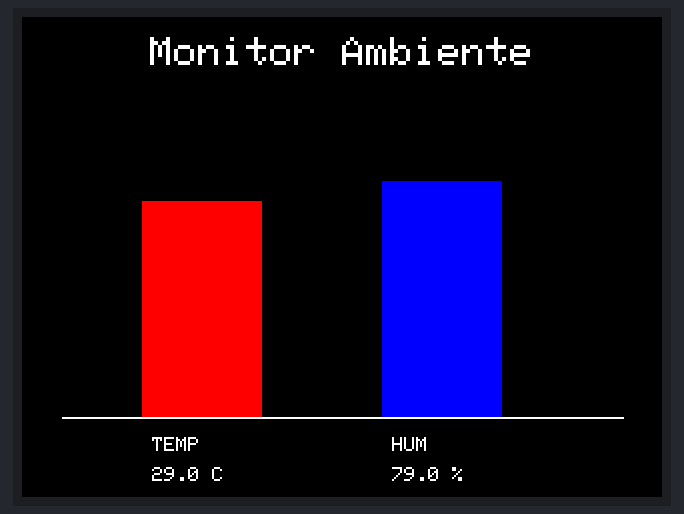
A program run on a simulated Seeed Wio Terminal. Parts: 320×240 colour display. Random numbers use the default seed unless the program sets one.

Above: at 0.3 s.
At 4.4 s:
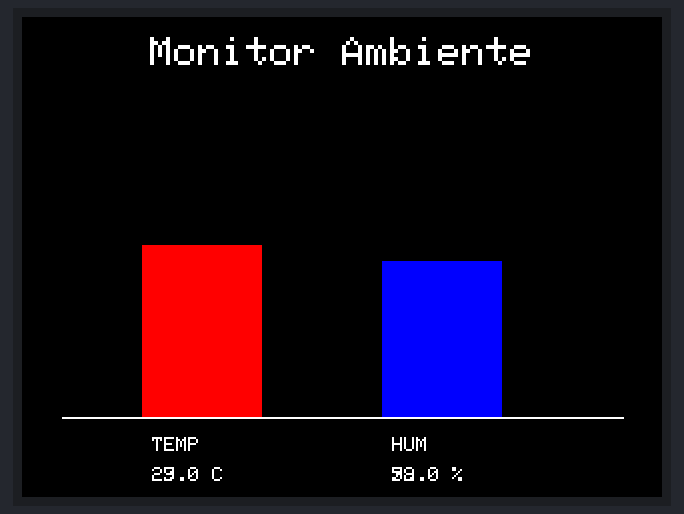
At 8.4 s:
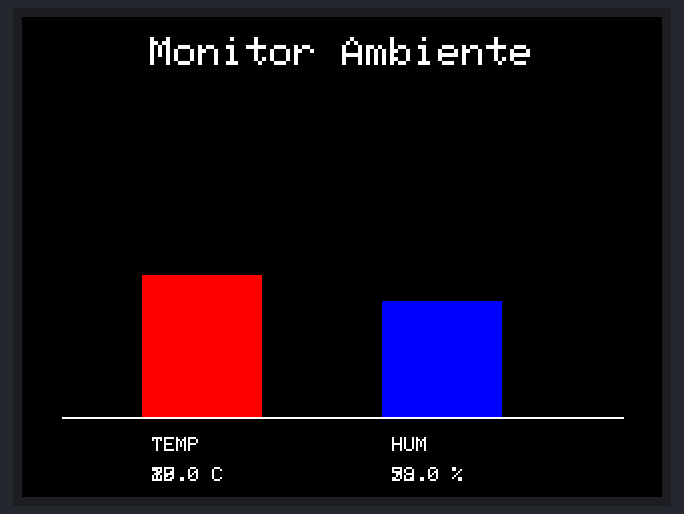
At 18.6 s:
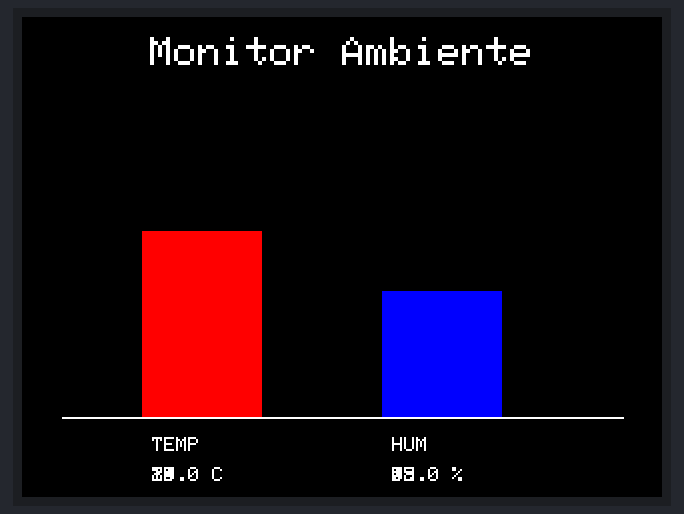
At 26.7 s:
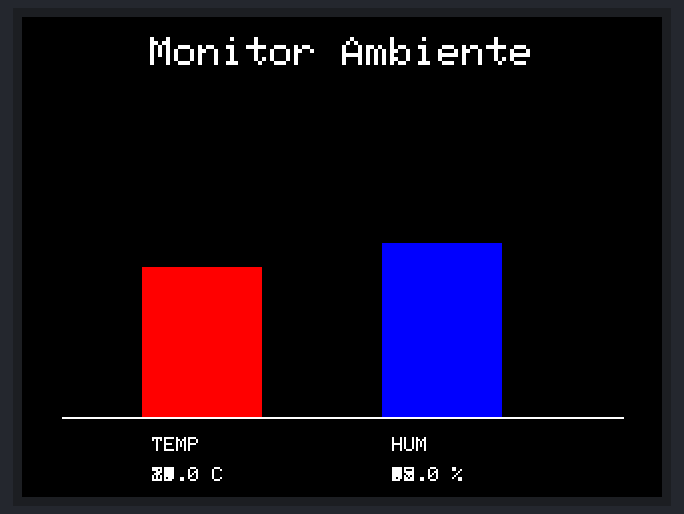
At 36.8 s:
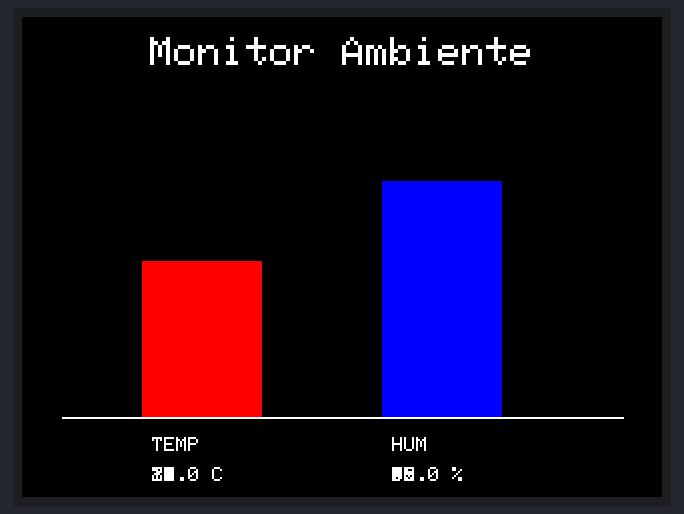

The program:

main.cpp
```cpp
#include <Arduino.h>
#include"TFT_eSPI.h"

TFT_eSPI tft;

// Dimensioni dello schermo 320x240
#define SCREEN_WIDTH 320
#define SCREEN_HEIGHT 240
void drawUI();
void drawBar(int x, float value, String label, uint16_t color, float maxVal);

void setup() {
    tft.begin();
    tft.setRotation(3); // Orientamento orizzontale
    tft.fillScreen(TFT_BLACK);

    drawUI();
}

void loop() {
    // Simulazione dati (sostituisci con i dati dei tuoi sensori)
    float temp = random(18, 35);
    float hum = random(30, 80);

    // Disegna gli istogrammi
    drawBar(60, temp, "TEMP", TFT_RED, 40);      // Barra Temperatura
    drawBar(180, hum, "HUM", TFT_BLUE, 100);    // Barra Umidità

    delay(2000); // Aggiorna ogni 2 secondi
}

void drawUI() {
    tft.setTextColor(TFT_WHITE);
    tft.setTextSize(2);
    tft.drawCentreString("Monitor Ambiente", SCREEN_WIDTH / 2, 10, 1);

    // Linea di base per il grafico
    tft.drawLine(20, 200, 300, 200, TFT_WHITE);
}

void drawBar(int x, float value, String label, uint16_t color, float maxVal) {
    int barWidth = 60;
    int maxBarHeight = 150;

    // Mappa il valore sull'altezza della barra
    int barHeight = map(value, 0, maxVal, 0, maxBarHeight);

    // Pulisce l'area precedente (disegna un rettangolo nero sopra la vecchia barra)
    tft.fillRect(x, 200 - maxBarHeight, barWidth, maxBarHeight, TFT_BLACK);

    // Disegna la barra attuale
    tft.fillRect(x, 200 - barHeight, barWidth, barHeight, color);

    // Scrive il valore e l'etichetta
    tft.setTextColor(TFT_WHITE);
    tft.setTextSize(1);
    tft.setCursor(x + 5, 210);
    tft.print(label);

    tft.setCursor(x + 5, 225);
    tft.print(value, 1); // Una cifra decimale
    if(label == "TEMP") tft.print(" C"); else tft.print(" %");
}
```

Measured:
- what the display in image 1 shows lasts 2.0 s, from 4.3 s to 6.3 s
